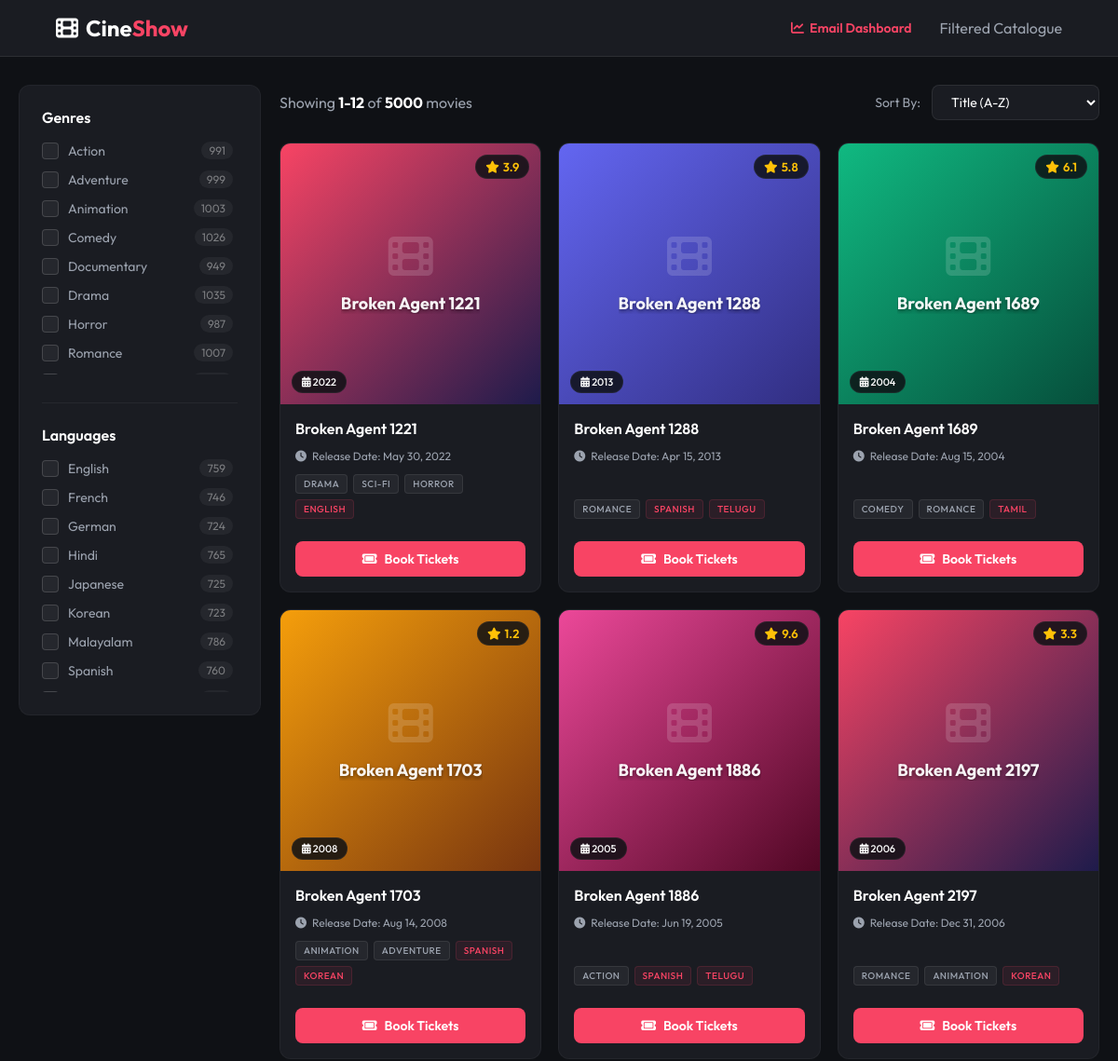
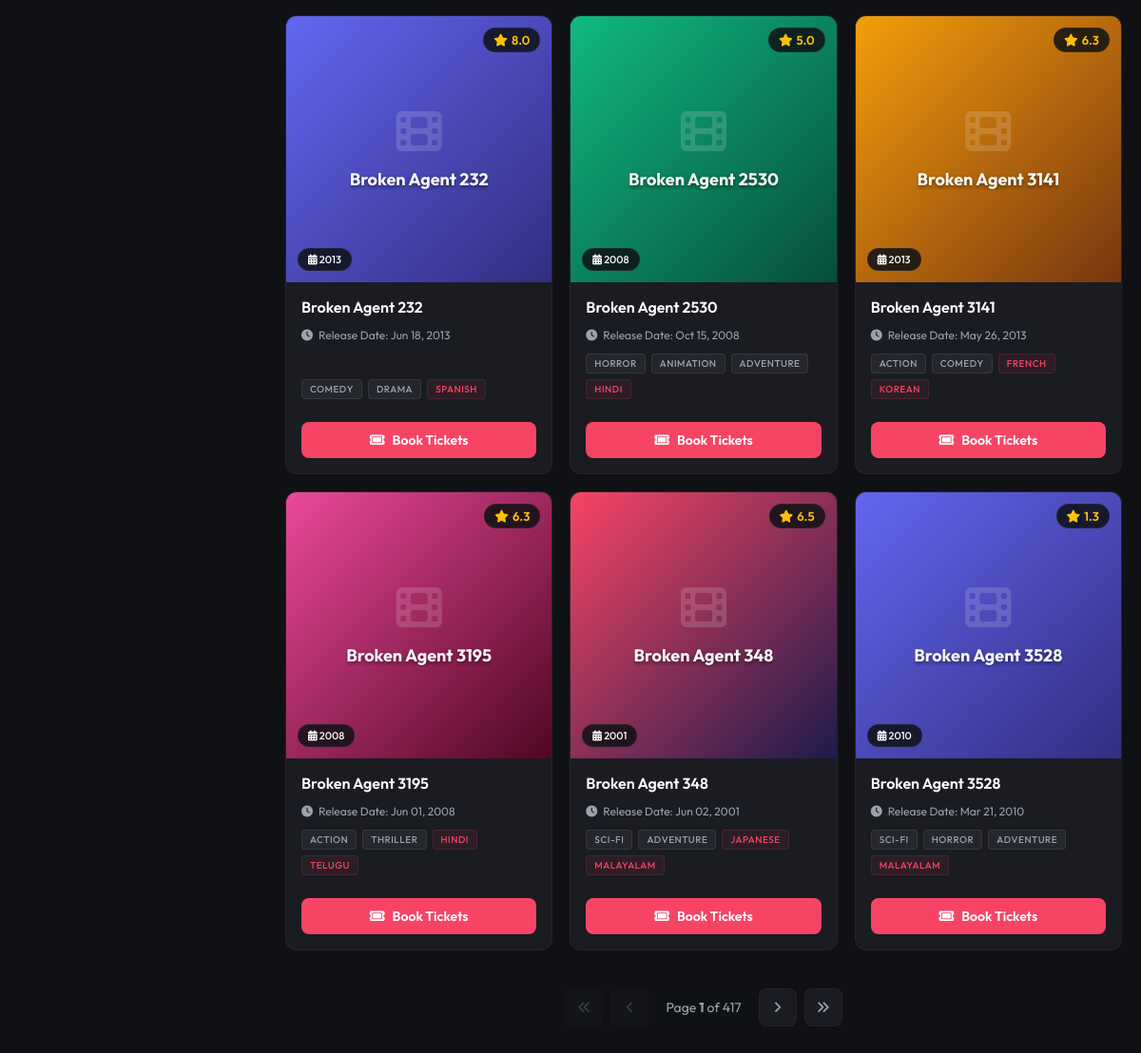
The page / on the database its author committed (2 pictures, top to bottom).
### movies/models.py (models this page shows, shortened)
class Genre(models.Model):
    name = models.CharField(max_length=100, unique=True)

class Language(models.Model):
    name = models.CharField(max_length=100, unique=True)

class Movie(models.Model):
    title = models.CharField(max_length=255, db_index=True)
    release_date = models.DateField(db_index=True)
    rating = models.FloatField(db_index=True)
    trailer_url = models.URLField(max_length=500, blank=True, null=True, validators=[validate_youtube_url])
    genres = models.ManyToManyField(Genre)
    languages = models.ManyToManyField(Language)

### movies/views.py (the view)
# urls.py: path('', views.movie_list, name='movie_list'),
def movie_list(request):
    populate_initial_data()
    selected_genres = request.GET.getlist('genre')
    selected_languages = request.GET.getlist('language')
    sort_by = request.GET.get('sort', 'title')
    movies = Movie.objects.all()
    if selected_genres:
        movies = movies.filter(genres__name__in=selected_genres)
    if selected_languages:
        movies = movies.filter(languages__name__in=selected_languages)
    movies = movies.distinct()
    valid_sorts = {
        'title': 'title',
        '-title': '-title',
        'release_date': 'release_date',
        '-release_date': '-release_date',
        'rating': 'rating',
        '-rating': '-rating',
    }
    sort_field = valid_sorts.get(sort_by, 'title')
    movies = movies.order_by(sort_field)
    movies = movies.prefetch_related('genres', 'languages')
    paginator = Paginator(movies, 12)
    page_number = request.GET.get('page', 1)
    try:
        page_obj = paginator.page(page_number)
    except PageNotAnInteger:
        page_obj = paginator.page(1)
    except EmptyPage:
        page_obj = paginator.page(paginator.num_pages)
    genre_filter_movies = Movie.objects.all()
    if selected_languages:
        genre_filter_movies = genre_filter_movies.filter(languages__name__in=selected_languages)
    genres_with_counts = Genre.objects.annotate(
        movie_count=Count('movie', filter=Q(movie__in=genre_filter_movies))
    ).order_by('name')
    lang_filter_movies = Movie.objects.all()
    if selected_genres:
        lang_filter_movies = lang_filter_movies.filter(genres__name__in=selected_genres)
    languages_with_counts = Language.objects.annotate(
        movie_count=Count('movie', filter=Q(movie__in=lang_filter_movies))
    ).order_by('name')
    query_params = request.GET.copy()
    if 'page' in query_params:
        query_params.pop('page')
    url_params = query_params.urlencode()
    context = {
        'page_obj': page_obj,
        'genres': genres_with_counts,
        'languages': languages_with_counts,
        'selected_genres': selected_genres,
        'selected_languages': selected_languages,
        'sort_by': sort_by,
        'url_params': url_params,
        'total_movies': paginator.count,
    }
    return render(request, 'movies/movie_list.html', context)

### movies/views.py (called while the page is built, shortened)
def populate_initial_data():
    try:
        if Theater.objects.exists() and Show.objects.exists():
            return
    except Exception:
        pass

### movies/templates/movies/movie_list.html (shortened to what this page needs)
<!DOCTYPE html>
<html lang="en">
<head>
    <link rel="stylesheet" href="https://cdnjs.cloudflare.com/ajax/libs/font-awesome/6.4.0/css/all.min.css">
</head>
<body>
    <header>
        <a href="/" class="logo">
            <i class="fa-solid fa-film"></i>
            <div>Cine<span>Show</span></div>
        </a>
        <div style="display: flex; align-items: center; gap: 20px;">
            <a href="/email-dashboard/" style="color: var(--primary); font-size: 14px; font-weight: 600; text-decoration: none; display: flex; align-items: center; gap: 6px;">
                <i class="fa-solid fa-chart-line"></i> Email Dashboard
            </a>
            <div class="results-count" style="margin-left: 10px;">
                Filtered Catalogue
            </div>
        </div>
    </header>
    <div class="container">
        <aside class="sidebar" id="movie-sidebar">
            <form id="filter-form" method="get" action="">
                <div class="filter-section">
                    <div class="filter-title">
                        Genres
                    </div>
                    <div class="filter-group">
                        {% for genre in genres %}
                        <label class="filter-item">
                            <span class="checkmark"></span>
                            <span>{{ genre.name }}</span>
                            <span class="count-badge">{{ genre.movie_count }}</span>
                        </label>
                        {% endfor %}
                    </div>
                </div>
                <div class="filter-section"
                    style="margin-top: 30px; border-top: 1px solid rgba(255,255,255,0.05); padding-top: 24px;">
                    <div class="filter-title">
                        Languages
                    </div>
                    <div class="filter-group">
                        {% for language in languages %}
                        <label class="filter-item">
                            <span class="checkmark"></span>
                            <span>{{ language.name }}</span>
                            <span class="count-badge">{{ language.movie_count }}</span>
                        </label>
                        {% endfor %}
                    </div>
                </div>
            </form>
        </aside>
        <main>
            <div class="catalog-header">
                <div class="results-count">
                    Showing <strong>{{ page_obj.start_index }}-{{ page_obj.end_index }}</strong> of <strong>{{ total_movies }}</strong> movies
                </div>
                <div class="sorting-container">
                    <span class="sort-label">Sort By:</span>
                    <select class="sort-select" id="sort-selector">
                        {% if sort_by == 'title' %}
                            <option value="title" selected>Title (A-Z)</option>
                        {% else %}
                            <option value="title">Title (A-Z)</option>
                        {% endif %}
                    </select>
                </div>
            </div>
            <div class="movie-grid">
                {% for movie in page_obj %}
                <div class="movie-card">
                    <a href="{% url 'movie_detail' movie.id %}" style="text-decoration: none; color: inherit; display: block;">
                        <div class="movie-poster {% cycle 'grad-0' 'grad-1' 'grad-2' 'grad-3' 'grad-4' %}">
                            <i class="fa-solid fa-film movie-poster-logo"></i>
                            <div class="movie-poster-title">{{ movie.title }}</div>
                            <div class="movie-rating-badge">
                                <i class="fa-solid fa-star"></i> {{ movie.rating|floatformat:1 }}
                            </div>
                            <div class="movie-year-badge">
                                <i class="fa-solid fa-calendar-days"></i> {{ movie.release_date|date:"Y" }}
                            </div>
                        </div>
                    </a>
                    <div class="movie-info">
                        <a href="{% url 'movie_detail' movie.id %}" style="text-decoration: none; color: inherit; display: block; overflow: hidden;">
                            <div class="movie-title" title="{{ movie.title }}">{{ movie.title }}</div>
                        </a>
                        <div class="movie-meta-item">
                            <i class="fa-solid fa-clock"></i> Release Date: {{ movie.release_date|date:"M d, Y" }}
                        </div>
                        <div class="tag-container">
                            {% for g in movie.genres.all %}
                            <span class="tag tag-genre">{{ g.name }}</span>
                            {% endfor %}
                            {% for l in movie.languages.all %}
                            <span class="tag tag-lang">{{ l.name }}</span>
                            {% endfor %}
                        </div>
                        <button class="book-btn" onclick="openBookingModal('{{ movie.id }}', '{{ movie.title|escapejs }}')">
                            <i class="fa-solid fa-ticket"></i> Book Tickets
                        </button>
                    </div>
                </div>
                {% endfor %}
            </div>
            {% if page_obj.has_other_pages %}
            <div class="pagination">
                {% if page_obj.has_previous %}
                <a href="?page=1{% if url_params %}&{{ url_params }}{% endif %}" class="page-link" title="First Page">
                    <i class="fa-solid fa-angles-left"></i>
                </a>
                <a href="?page={{ page_obj.previous_page_number }}{% if url_params %}&{{ url_params }}{% endif %}"
                    class="page-link" title="Previous Page">
                    <i class="fa-solid fa-angle-left"></i>
                </a>
                {% else %}
                <a href="#" class="page-link disabled"><i class="fa-solid fa-angles-left"></i></a>
                <a href="#" class="page-link disabled"><i class="fa-solid fa-angle-left"></i></a>
                {% endif %}
                <span class="page-info">
                    Page <strong>{{ page_obj.number }}</strong> of {{ page_obj.paginator.num_pages }}
                </span>
                {% if page_obj.has_next %}
                <a href="?page={{ page_obj.next_page_number }}{% if url_params %}&{{ url_params }}{% endif %}"
                    class="page-link" title="Next Page">
                    <i class="fa-solid fa-angle-right"></i>
                </a>
                <a href="?page={{ page_obj.paginator.num_pages }}{% if url_params %}&{{ url_params }}{% endif %}"
                    class="page-link" title="Last Page">
                    <i class="fa-solid fa-angles-right"></i>
                </a>
                {% else %}
                <a href="#" class="page-link disabled"><i class="fa-solid fa-angle-right"></i></a>
                <a href="#" class="page-link disabled"><i class="fa-solid fa-angles-right"></i></a>
                {% endif %}
            </div>
            {% endif %}
        </main>
    </div>
</body>
</html>

### rows shown on the page
Genre: name "Action", movie_count "991", name "ACTION"
Genre: name "Adventure", movie_count "999", name "ADVENTURE"
Genre: name "Animation", movie_count "1003", name "ANIMATION"
Genre: name "Comedy", movie_count "1026", name "COMEDY"
Genre: name "Documentary", movie_count "949"
Genre: name "Drama", movie_count "1035", name "DRAMA"
Genre: name "Horror", movie_count "987", name "HORROR"
Genre: name "Romance", movie_count "1007", name "ROMANCE"
Genre: name "SCI-FI"
Language: name "English", movie_count "759", name "ENGLISH"
Language: name "French", movie_count "746", name "FRENCH"
Language: name "German", movie_count "724"
Language: name "Hindi", movie_count "765", name "HINDI"
Language: name "Japanese", movie_count "725", name "JAPANESE"
Language: name "Korean", movie_count "723", name "KOREAN"
Language: name "Malayalam", movie_count "786", name "MALAYALAM"
Language: name "Spanish", movie_count "760", name "SPANISH"
Language: name "TAMIL"
Movie: title "Broken Agent 1221", rating "3.9", release_date "2022", release_date "May 30, 2022"
Movie: title "Broken Agent 1288", rating "5.8", release_date "2013", release_date "Apr 15, 2013"
Language: name "TELUGU"
Movie: title "Broken Agent 1689", rating "6.1", release_date "2004", release_date "Aug 15, 2004"
Movie: title "Broken Agent 1703", rating "1.2", release_date "2008", release_date "Aug 14, 2008"
Movie: title "Broken Agent 1886", rating "9.6", release_date "2005", release_date "Jun 19, 2005"
Movie: title "Broken Agent 2197", rating "3.3", release_date "2006", release_date "Dec 31, 2006"
Movie: title "Broken Agent 232", rating "8.0", release_date "2013", release_date "Jun 18, 2013"
Movie: title "Broken Agent 2530", rating "5.0", release_date "2008", release_date "Oct 15, 2008"
Movie: title "Broken Agent 3141", rating "6.3", release_date "2013", release_date "May 26, 2013"
Movie: title "Broken Agent 3195", rating "6.3", release_date "2008", release_date "Jun 01, 2008"
Genre: name "THRILLER"
Movie: title "Broken Agent 348", rating "6.5", release_date "2001", release_date "Jun 02, 2001"
Movie: title "Broken Agent 3528", rating "1.3", release_date "2010", release_date "Mar 21, 2010"

### other values the page prints
{{ page_obj.start_index }} "1"
{{ page_obj.end_index }} "12"
{{ total_movies }} "5000"
{{ page_obj.number }} "1"
{{ page_obj.paginator.num_pages }} "417"
